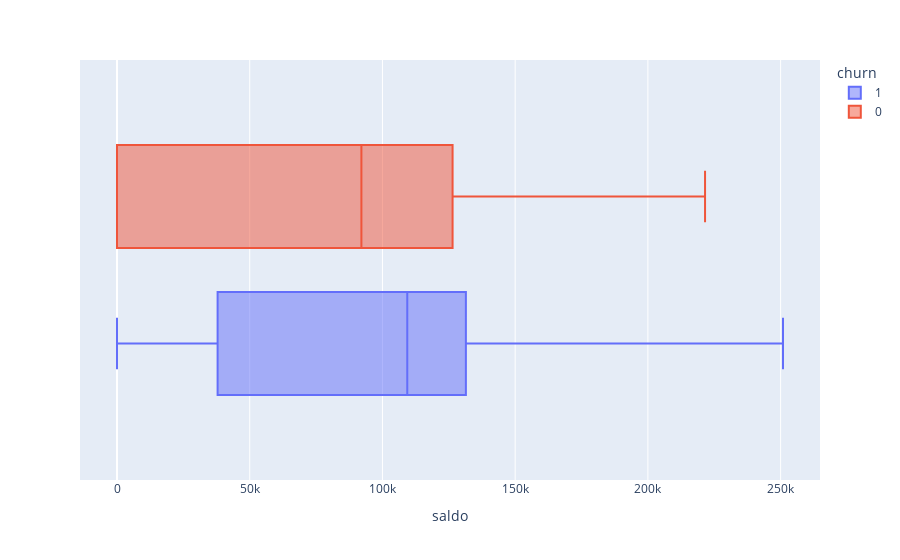

Source (notebook cell):
### Code cell
px.box(dados, x='saldo', color='churn')

### Figure 1 — Plotly figure (JSON) as saved in the notebook; plotly's stock layout.template omitted (floating-point values rounded to 4 significant figures; data arrays with more than 128 entries replaced by an {"elided": "..."} marker saying what was removed)
{"data": [{"alignmentgroup": "True", "hovertemplate": "churn=1<br>saldo=%{x}<extra></extra>", "legendgroup": "1", "marker": {"color": "#636efa"}, "name": "1", "notched": false, "offsetgroup": "1", "orientation": "h", "showlegend": true, "type": "box", "x": {"elided": "2037 float values"}, "x0": " ", "xaxis": "x", "y0": " ", "yaxis": "y"}, {"alignmentgroup": "True", "hovertemplate": "churn=0<br>saldo=%{x}<extra></extra>", "legendgroup": "0", "marker": {"color": "#EF553B"}, "name": "0", "notched": false, "offsetgroup": "0", "orientation": "h", "showlegend": true, "type": "box", "x": {"elided": "7963 float values"}, "x0": " ", "xaxis": "x", "y0": " ", "yaxis": "y"}], "layout": {"boxmode": "group", "legend": {"title": {"text": "churn"}, "tracegroupgap": 0}, "margin": {"t": 60}, "xaxis": {"anchor": "y", "domain": [0, 1], "title": {"text": "saldo"}}, "yaxis": {"anchor": "x", "domain": [0, 1]}}}
